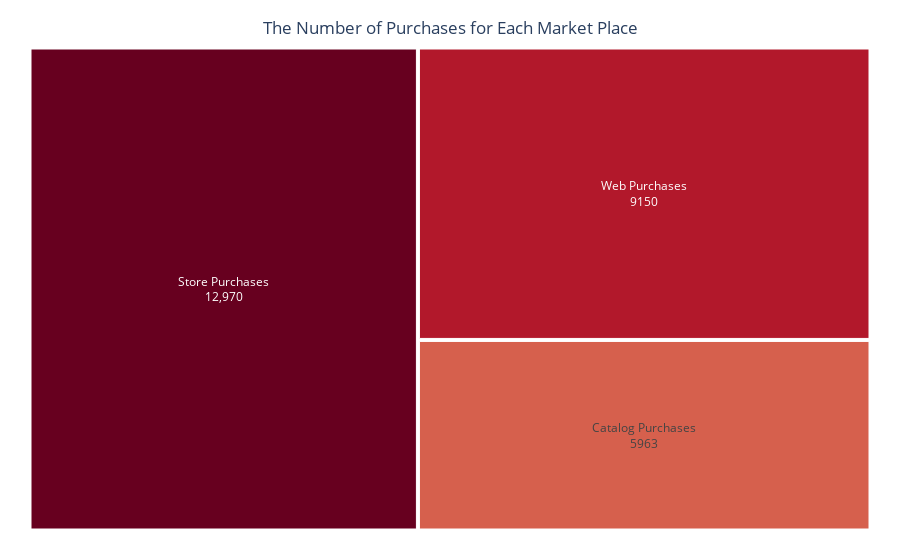

The code cell stored with this chart in its notebook:
### Code cell
columns = ['NumWebPurchases', 'NumCatalogPurchases', 'NumStorePurchases']
columns_new = ['Web Purchases', 'Catalog Purchases', 'Store Purchases']

total = df[columns].sum()
total.index = columns_new
total = total.reset_index(name='total')

fig = px.treemap(total, path=['index'],values='total',
                 color_discrete_sequence=px.colors.sequential.RdBu)

fig.data[0].textinfo = 'label+text+value'
fig.update_layout(margin = dict(t=25, l=25, r=25, b=25),
                  title_text='The Number of Purchases for Each Market Place',
                  title_x = 0.5,
                  title_y = 0.96)
fig.update_traces(textposition='middle center')
fig.layout.hovermode = False

fig.show()

### Figure 1 — Plotly figure (JSON) as saved in the notebook; plotly's stock layout.template omitted (floating-point values rounded to 4 significant figures)
{"data": [{"branchvalues": "total", "domain": {"x": [0, 1], "y": [0, 1]}, "hovertemplate": "labels=%{label}<br>total=%{value}<br>parent=%{parent}<br>id=%{id}<extra></extra>", "ids": ["Catalog Purchases", "Store Purchases", "Web Purchases"], "labels": ["Catalog Purchases", "Store Purchases", "Web Purchases"], "name": "", "parents": ["", "", ""], "textinfo": "label+text+value", "textposition": "middle center", "type": "treemap", "values": [5963, 12970, 9150]}], "layout": {"hovermode": false, "legend": {"tracegroupgap": 0}, "margin": {"b": 25, "l": 25, "r": 25, "t": 25}, "title": {"text": "The Number of Purchases for Each Market Place", "x": 0.5, "y": 0.96}, "treemapcolorway": ["rgb(103,0,31)", "rgb(178,24,43)", "rgb(214,96,77)", "rgb(244,165,130)", "rgb(253,219,199)", "rgb(247,247,247)", "rgb(209,229,240)", "rgb(146,197,222)", "rgb(67,147,195)", "rgb(33,102,172)", "rgb(5,48,97)"]}}
